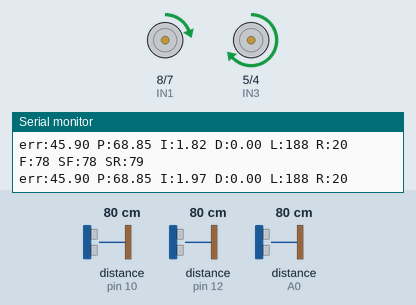
Recording of a sketch running on a simulated Arduino Uno, built with avr-gcc and run on an emulated ATmega328P. Parts: motor-driver pin pairs drawn as motors (green arrow = first pin HIGH = forward, orange = second pin HIGH = backward, longer = more drive, scaled by the enable pin), the last lines printed to the serial monitor. Wiring (inferred from the names in the program): 3 × ultrasonic range finder: trigger pin 6, echo pin 10 / trigger pin 11, echo pin 12 / trigger pin 13, echo A0. The inputs (shaded band) are chosen by the test bench; at power-on: distance to the obstacle (sensors on pin 10, A0, pin 12) 80 cm. The echo pulse lasts 58.3 µs per cm.

Above: at 1.2 s.
1.3 s: distance to the obstacle (sensor on pin 10) set to 2 cm
4.3 s: distance to the obstacle (sensor on A0) set to 2 cm
At 5.5 s:
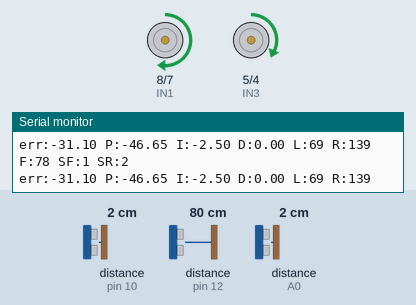
6.0 s: distance to the obstacle (sensor on pin 12) set to 39 cm
9.0 s: distance to the obstacle (sensor on pin 12) set to 32 cm
At 9.6 s:
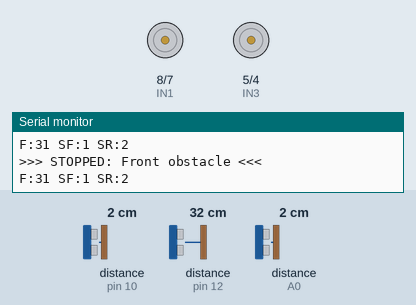
10.6 s: distance to the obstacle (sensor on pin 12) set to 60 cm
At 11.24 s:
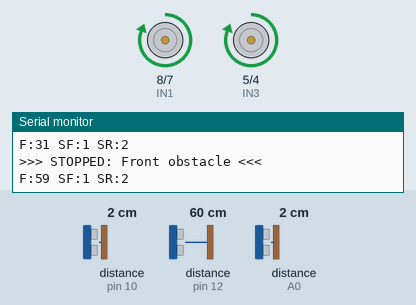
13.6 s: distance to the obstacle (sensor on pin 10) set to 18 cm
At 14.7 s:
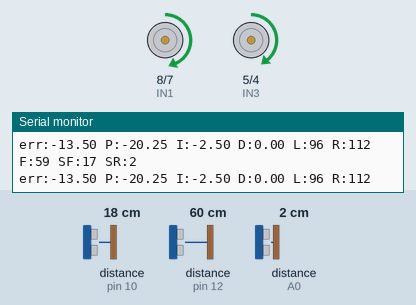
Timing chart, 0 to 16.3 s (numbered marks = the images above; inputs shaded):
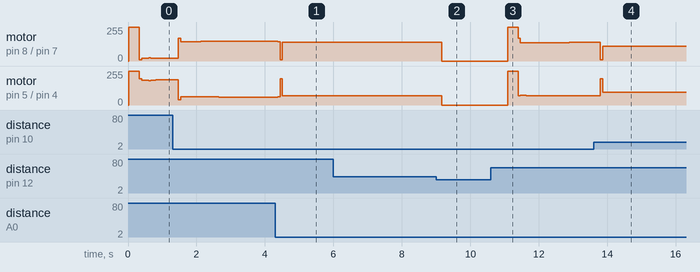

The sketch:

FinalCode_PIDRover.ino
```cpp
// ── Motor A (RIGHT WHEEL) ────────────────────────────────
const int ENA = 9;  const int IN1 = 8;  const int IN2 = 7;
// ── Motor B (LEFT WHEEL) ─────────────────────────────────
const int ENB = 3;  const int IN3 = 5;  const int IN4 = 4;
// ── Ultrasonic Sensors ───────────────────────────────────
const int TRIG_FRONT = 11; const int ECHO_FRONT = 12;
const int TRIG_SF    = 6;  const int ECHO_SF    = 10;  // Side-Front
const int TRIG_SR    = 13; const int ECHO_SR    = A0;  // Side-Rear

// ── Core Parameters ──────────────────────────────────────
const float TARGET_DIST     = 32.0;  // cm from wall
const float FRONT_STOP_DIST = 35.0;  // cm — stop threshold
const int   BASE_SPEED      = 90;    // 0–255 PWM base
const int   MAX_ADJUST      = 80;    // Max PID correction added/removed

// ── Motor Trim ───────────────────────────────────────────
// Boosting the weak left motor
const int LEFT_TRIM = 28;

// ── PID Gains ────────────────────────────────────────────
const float Kp = 1.5;
const float Ki = 0.05;
const float Kd = 2.5;

// ── Sensor Median Filter ─────────────────────────────────
const int FILTER_SIZE = 5;
long frontBuf[FILTER_SIZE], sfBuf[FILTER_SIZE], srBuf[FILTER_SIZE];
int  frontIdx = 0, sfIdx = 0, srIdx = 0;
bool frontFull = false, sfFull = false, srFull = false;

// ── PID State ────────────────────────────────────────────
float integral   = 0.0;
float lastError  = 0.0;
unsigned long lastTime = 0;

// ── Startup kick (one-time only) ─────────────────────────
bool started = false;

void setup() {
  pinMode(ENA, OUTPUT); pinMode(IN1, OUTPUT); pinMode(IN2, OUTPUT);
  pinMode(ENB, OUTPUT); pinMode(IN3, OUTPUT); pinMode(IN4, OUTPUT);
  pinMode(TRIG_FRONT, OUTPUT); pinMode(ECHO_FRONT, INPUT);
  pinMode(TRIG_SF,    OUTPUT); pinMode(ECHO_SF,    INPUT);
  pinMode(TRIG_SR,    OUTPUT); pinMode(ECHO_SR,    INPUT);

  for (int i = 0; i < FILTER_SIZE; i++) {
    frontBuf[i] = 100;
    sfBuf[i]    = TARGET_DIST;
    srBuf[i]    = TARGET_DIST;
  }

  Serial.begin(9600);
  Serial.println("PID Wall Follower Ready");
  Serial.print("LEFT_TRIM = "); Serial.println(LEFT_TRIM);
}

// ── Raw distance read. Returns -1 on timeout/invalid. ────
long readRaw(int trigPin, int echoPin) {
  digitalWrite(trigPin, LOW);
  delayMicroseconds(2);
  digitalWrite(trigPin, HIGH);
  delayMicroseconds(10);
  digitalWrite(trigPin, LOW);

  long duration = pulseIn(echoPin, HIGH, 25000);
  if (duration <= 0) return -1;
  long dist = duration * 0.034 / 2;
  if (dist < 1 || dist > 400) return -1;
  return dist;
}

// ── Push a valid reading into a circular buffer. ─────────
void pushReading(long val, long* buf, int &idx, bool &full) {
  if (val == -1) return;
  buf[idx] = val;
  idx = (idx + 1) % FILTER_SIZE;
  if (idx == 0) full = true;
}

// ── Compute median of a buffer. ──────────────────────────
long median(long* buf, bool full) {
  int n = full ? FILTER_SIZE : 1;
  long sorted[FILTER_SIZE];
  memcpy(sorted, buf, n * sizeof(long));
  for (int i = 1; i < n; i++) {
    long key = sorted[i];
    int j = i - 1;
    while (j >= 0 && sorted[j] > key) { sorted[j+1] = sorted[j]; j--; }
    sorted[j+1] = key;
  }
  return sorted[n / 2];
}

// ── Drive both motors forward. LEFT_TRIM applied here. ───
void setMotors(int leftSpeed, int rightSpeed) {
  // Boost the weaker left motor
  leftSpeed = leftSpeed + LEFT_TRIM;

  leftSpeed  = constrain(leftSpeed,  0, 255);
  rightSpeed = constrain(rightSpeed, 0, 255);

  digitalWrite(IN3, HIGH); digitalWrite(IN4, LOW);  // Left forward
  digitalWrite(IN1, HIGH); digitalWrite(IN2, LOW);  // Right forward
  analogWrite(ENB, leftSpeed);
  analogWrite(ENA, rightSpeed);
}

void stopMotors() {
  analogWrite(ENA, 0);
  analogWrite(ENB, 0);
  integral  = 0.0;
  lastError = 0.0;
  started   = false;
}

void loop() {
  // 1. Read sensors into buffers
  pushReading(readRaw(TRIG_FRONT, ECHO_FRONT), frontBuf, frontIdx, frontFull);
  delay(5);
  pushReading(readRaw(TRIG_SF, ECHO_SF),       sfBuf,    sfIdx,    sfFull);
  delay(5);
  pushReading(readRaw(TRIG_SR, ECHO_SR),       srBuf,    srIdx,    srFull);

  // 2. Get filtered distances
  long frontDist = median(frontBuf, frontFull);
  long sfDist    = median(sfBuf,    sfFull);
  long srDist    = median(srBuf,    srFull);

  Serial.print("F:"); Serial.print(frontDist);
  Serial.print(" SF:"); Serial.print(sfDist);
  Serial.print(" SR:"); Serial.println(srDist);

  // 3. Front obstacle check
  if (frontDist < FRONT_STOP_DIST) {
    stopMotors();
    Serial.println(">>> STOPPED: Front obstacle <<<");
    delay(200);
    return;
  }

  // 4. One-time startup kick to overcome static friction
  if (!started) {
    digitalWrite(IN3, HIGH); digitalWrite(IN4, LOW);
    digitalWrite(IN1, HIGH); digitalWrite(IN2, LOW);
    analogWrite(ENB, constrain(255 + LEFT_TRIM, 0, 255)); // Left kick with trim
    analogWrite(ENA, 255);                                 // Right kick
    delay(300);
    started = true;
    lastTime = millis();
  }

  // 5. Compute dt
  unsigned long now = millis();
  float dt = (now - lastTime) / 1000.0;
  if (dt <= 0) dt = 0.04;
  lastTime = now;

  // ── PID CONTROL ──────────────────────────────────────────
  float sideDist   = (sfDist + srDist) / 2.0;
  float distError  = sideDist - TARGET_DIST;
  float angleError = (float)(sfDist - srDist);
  float error      = distError + (angleError * 0.6);

  // P term
  float P = Kp * error;

  // I term (with windup clamp)
  integral += error * dt;
  integral = constrain(integral, -50.0, 50.0);
  float I = Ki * integral;

  // D term
  float D = Kd * ((error - lastError) / dt);
  lastError = error;

  float correction = P + I + D;
  correction = constrain(correction, -MAX_ADJUST, MAX_ADJUST);

  // Positive error = too far from wall → steer right → left faster, right slower
  int leftSpeed  = BASE_SPEED + (int)correction;
  int rightSpeed = BASE_SPEED - (int)correction;

  setMotors(leftSpeed, rightSpeed);

  Serial.print("err:"); Serial.print(error);
  Serial.print(" P:"); Serial.print(P);
  Serial.print(" I:"); Serial.print(I);
  Serial.print(" D:"); Serial.print(D);
  Serial.print(" L:"); Serial.print(leftSpeed + LEFT_TRIM); // Show actual PWM
  Serial.print(" R:"); Serial.println(rightSpeed);

  delay(40);
}
```

Measured:
- the behaviour switches between 36 and 35 cm on distance to the obstacle (sensor on pin 12) (found by bisection; images 1 and 2)
- after the input at 4.3 s, motor on pin 8 (IN1) / pin 7 (IN2): forward 150/255 → forward 146/255 after 0.08 s, → forward 10/255 0.07 s later, → forward 139/255 0.07 s later; motor on pin 5 (IN3) / pin 4 (IN4): forward 58/255 → forward 62/255 after 0.08 s, → forward 198/255 0.07 s later, → forward 69/255 0.07 s later
- after the input at 9.0 s, motor on pin 8 (IN1) / pin 7 (IN2): forward 139/255 → stopped after 0.16 s; motor on pin 5 (IN3) / pin 4 (IN4): forward 69/255 → stopped after 0.16 s
- after the input at 13.6 s, motor on pin 8 (IN1) / pin 7 (IN2): forward 139/255 → forward 10/255 after 0.20 s, → forward 112/255 0.07 s later; motor on pin 5 (IN3) / pin 4 (IN4): forward 69/255 → forward 198/255 after 0.20 s, → forward 96/255 0.07 s later
